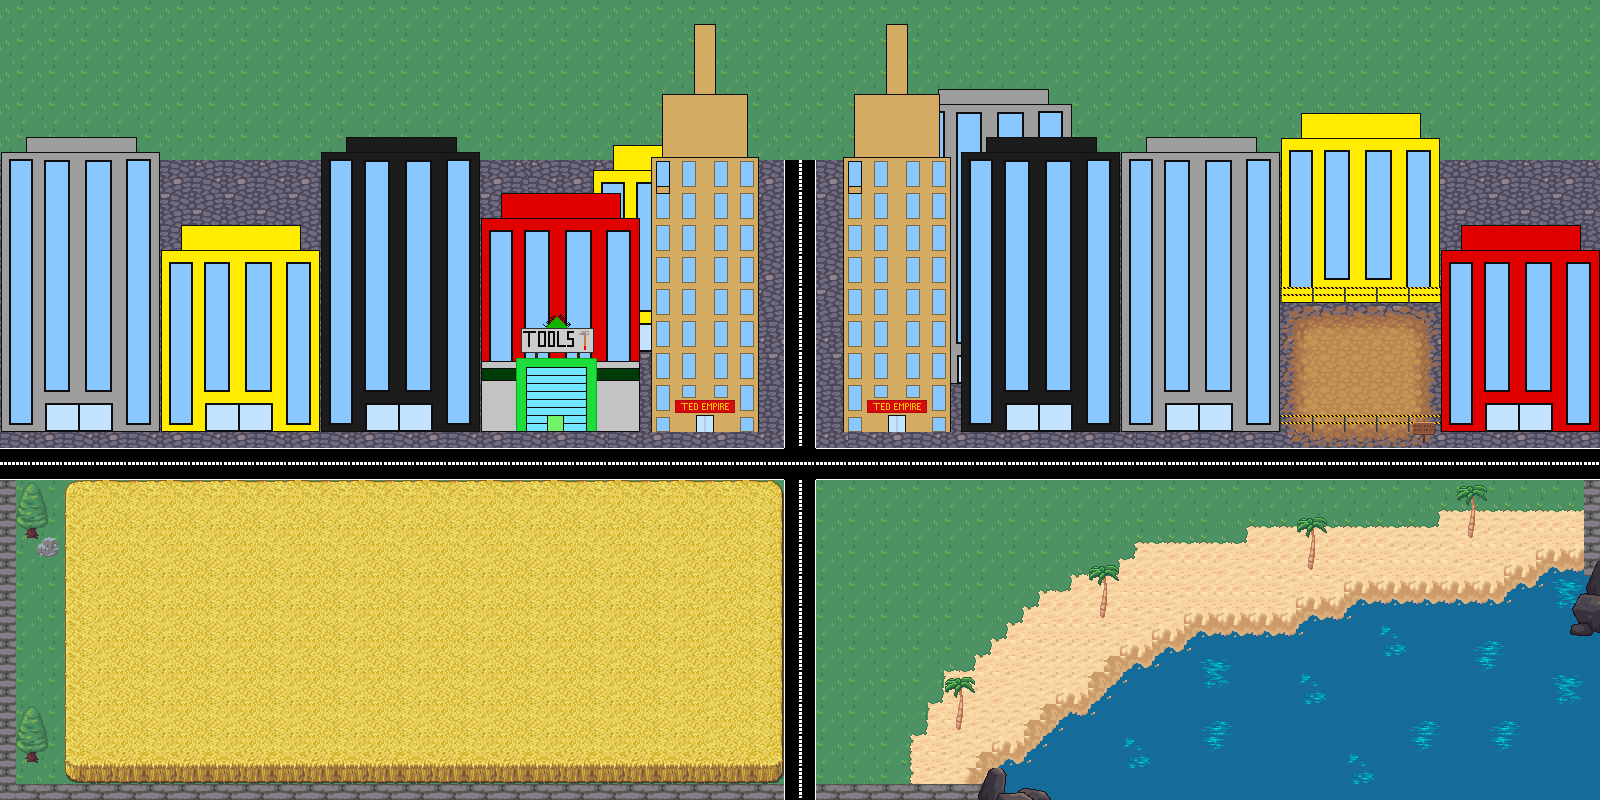

A level layout from a 2D game, rendered from its tile map. Below: a short description, then the map file with tile-grid data replaced by summaries:
An orthogonal 100x50 tile map with 16x16 px tiles, 7 tile layers (ground, beach, path, border, ...), 14 tilesets and 51 objects (32x collision, enter_Tempo-Forest, wheat, dialogue4, dialogue3, ...).

<map version="1.5" tiledversion="1.7.1" orientation="orthogonal" renderorder="right-down" width="100" height="50" tilewidth="16" tileheight="16" infinite="0" nextlayerid="13" nextobjectid="89">
 <tileset firstgid="1" source="../Jeu de tuiles (.tsx)/RPG Nature Tileset.tsx" />
 <tileset firstgid="721" source="../Jeu de tuiles (.tsx)/route6.1.tsx" />
 <tileset firstgid="725" source="../Jeu de tuiles (.tsx)/route6.tsx" />
 <tileset firstgid="729" source="../Jeu de tuiles (.tsx)/route7.tsx" />
 <tileset firstgid="733" source="../Jeu de tuiles (.tsx)/route7.1.tsx" />
 <tileset firstgid="737" source="../Jeu de tuiles (.tsx)/terrain_3.tsx" />
 <tileset firstgid="4833" source="../Jeu de tuiles (.tsx)/beach.tsx" />
 <tileset firstgid="5481" source="../Jeu de tuiles (.tsx)/immeuble1.tsx" />
 <tileset firstgid="5681" source="../Jeu de tuiles (.tsx)/immeuble2.tsx" />
 <tileset firstgid="5881" source="../Jeu de tuiles (.tsx)/immeuble3.tsx" />
 <tileset firstgid="6081" source="../Jeu de tuiles (.tsx)/immeuble4.tsx" />
 <tileset firstgid="6281" source="../Jeu de tuiles (.tsx)/ted_empire.tsx" />
 <tileset firstgid="6541" source="../Jeu de tuiles (.tsx)/tool_shop.tsx" />
 <tileset firstgid="6741" source="../Jeu de tuiles (.tsx)/yellow rubalise.tsx" />
 <layer id="1" name="ground" width="100" height="50">
  <data>[5000 cells, 5000 non-empty, 48 distinct tile ids]</data>
 </layer>
 <layer id="10" name="beach" width="100" height="50">
  <data>[5000 cells, 397 non-empty, 46 distinct tile ids]</data>
 </layer>
 <layer id="2" name="path" width="100" height="50">
  <data>[5000 cells, 345 non-empty, 22 distinct tile ids]</data>
 </layer>
 <layer id="3" name="border" width="100" height="50">
  <data>[5000 cells, 405 non-empty, 322 distinct tile ids]</data>
 </layer>
 <layer id="4" name="champs" width="100" height="50">
  <data>[5000 cells, 942 non-empty, 156 distinct tile ids]</data>
 </layer>
 <layer id="11" name="autre" width="100" height="50">
  <data>[5000 cells, 1706 non-empty, 962 distinct tile ids]</data>
 </layer>
 <layer id="7" name="autre2" width="100" height="50">
  <data>[5000 cells, 239 non-empty, 166 distinct tile ids]</data>
 </layer>
 <objectgroup id="5" name="collision">
  <object id="1" type="collision" x="0" y="480.25" width="16" height="319.75" />
  <object id="2" type="collision" x="16" y="785" width="768" height="16" />
  <object id="3" type="collision" x="783" y="796" width="32" height="6" />
  <object id="6" type="collision" x="3.30303" y="160" width="540.822" height="265.667" />
  <object id="9" name="enter_Tempo-Forest" x="784" y="784.909" width="31.0909" height="10.9091" />
  <object id="14" name="wheat" x="66" y="495.667" width="716" height="270.333" />
  <object id="15" type="collision" x="815.333" y="784" width="175.333" height="14.6667" />
  <object id="16" type="collision" x="1582.67" y="480" width="17.3333" height="96" />
  <object id="17" type="collision" x="1537.33" y="561.333" width="43.3333" height="15.3333" />
  <object id="18" type="collision" x="1506" y="577.333" width="33.3333" height="16" />
  <object id="19" type="collision" x="1344" y="592.667" width="164" height="19.3333" />
  <object id="20" type="collision" x="1297.33" y="609.333" width="50" height="17.3333" />
  <object id="21" type="collision" x="1185.33" y="627.333" width="116" height="15.3333" />
  <object id="22" type="collision" x="1154.67" y="640.667" width="34.6667" height="20" />
  <object id="23" type="collision" x="1121.33" y="657.333" width="40" height="18.6667" />
  <object id="24" type="collision" x="1104.67" y="677.333" width="20" height="18" />
  <object id="25" type="collision" x="1088.67" y="694" width="20" height="18" />
  <object id="27" type="collision" x="1060.67" y="705.333" width="30" height="15.3333" />
  <object id="28" type="collision" x="1045.33" y="714" width="16.6667" height="26.6667" />
  <object id="29" type="collision" x="1029.33" y="740" width="14.6667" height="18" />
  <object id="30" type="collision" x="996" y="755.333" width="36" height="19.3333" />
  <object id="31" type="collision" x="976.667" y="772.667" width="20.6667" height="11.3333" />
  <object id="35" type="collision" x="1465.5" y="511.5" width="13" height="26.5" />
  <object id="36" type="collision" x="1305" y="545" width="11.5" height="26" />
  <object id="37" type="collision" x="1098.5" y="591.5" width="9" height="27" />
  <object id="38" type="collision" x="955" y="704" width="10" height="26" />
  <object id="39" type="collision" x="817.165" y="161.833" width="781.67" height="263.667" />
  <object id="40" type="collision" x="784.333" y="332.667" width="31.6667" height="22.5833" />
  <object id="43" name="dialogue4" x="15" y="496.333" width="1567.67" height="5" />
  <object id="68" name="dialogue3" x="18.3333" y="683" width="1090.5" height="8.5" />
  <object id="77" type="collision" x="16.125" y="527.75" width="29.375" height="12.125" />
  <object id="78" type="collision" x="37.875" y="538" width="20.375" height="20" />
  <object id="80" name="enter_parking" x="783.875" y="355.25" width="32" height="9.875" />
  <object id="82" type="collision" x="566.242" y="160.333" width="217.758" height="265.667" />
  <object id="83" type="collision" x="542.606" y="160.667" width="24.7879" height="255" />
  <object id="84" name="enter_tool" x="547.636" y="416.182" width="15.0909" height="7" />
  <object id="86" type="collision" x="24.0682" y="614.091" width="15.4545" height="20.3636" />
  <object id="87" type="collision" x="24.6667" y="750.667" width="14.6667" height="12" />
  <object id="88" x="-60" y="550" />
 </objectgroup>
 <objectgroup id="6" name="spawn">
  <object id="11" name="spawn_ville" x="789" y="725">
   <point />
  </object>
  <object id="81" name="spawn_ville2" x="789.125" y="375.875">
   <point />
  </object>
  <object id="85" name="spawn_ville3" x="541.205" y="427.159">
   <point />
  </object>
 </objectgroup>
 <objectgroup id="12" name="NPC_path">
  <object id="63" name="camaro1_path1" x="-48.3125" y="468.13" width="15.625" height="15.375" />
  <object id="64" name="camaro1_path4" x="-48.0852" y="96.2216" width="15.625" height="15.375" />
  <object id="65" name="camaro1_path3" x="1648.1" y="95.858" width="15.625" height="15.375" />
  <object id="66" name="camaro1_path2" x="1648.37" y="468.131" width="15.625" height="15.375" />
  <object id="69" name="camaro2_path2" x="-64.3125" y="450.563" width="15.625" height="15.375" />
  <object id="70" name="camaro2_path3" x="-64.31" y="96.0625" width="15.625" height="15.375" />
  <object id="71" name="camaro2_path4" x="1663.94" y="95.9375" width="15.625" height="15.375" />
  <object id="72" name="camaro2_path1" x="1663.94" y="450.56" width="15.625" height="15.375" />
  <object id="79" name="basket_path1" x="17" y="608.25" width="15.75" height="16" />
 </objectgroup>
</map>
